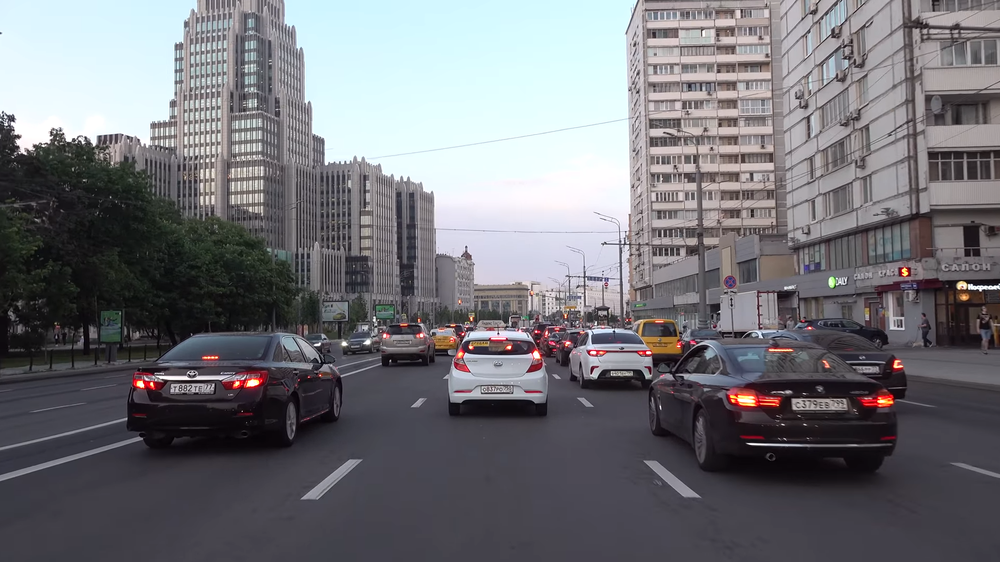
#> input picture testing_data/car_go_2.png, 1000 x 562 px, shrunk from 1920 x 1080 before the run
$ python Tail_detector.py   (older library calls are emulated)
#> lines starting #> are read from the running program, lines starting #| are printed output that depends on the picture; after the words box and inside, x2 and y2 are one past the last pixel; in counts of white or black regions, pixels touching at a corner belong together
from matplotlib import pyplot as plt
import numpy as np
import cv2


def PlotImageRow(list_of_images, titles=None, disable_ticks=False, size=10):
    count = len(list_of_images)
    plt.figure(figsize=(size, size))

    for idx in range(count):
        subplot = plt.subplot(1, count, idx + 1)
        if titles is not None:
            subplot.set_title(titles[idx])

        img = list_of_images[idx]

        cmap = 'gray' if (len(img.shape) == 2 or img.shape[2] == 1) else None
        subplot.imshow(img, cmap=cmap)

        if disable_ticks:
            plt.xticks([]), plt.yticks([])

    plt.show()

car_img = cv2.imread('./testing_data/car_go_2.png', cv2.IMREAD_COLOR)
#> car_img is the input picture: shape (562, 1000, 3); mean B, G, R 118.9, 113.9, 114.3
car_img_rgb = cv2.cvtColor(car_img, cv2.COLOR_BGR2RGB)
car_img = cv2.cvtColor(car_img, cv2.COLOR_BGR2YCrCb)
#> car_img: shape (562, 1000, 3); mean of channels 0, 1, 2 114.7, 127.7, 130.4

# [9 lines of commented-out code are left out]

plate_img = car_img.copy()

threshold_img = np.zeros((len(plate_img), len(plate_img[0]))).astype(np.uint8)
#> threshold_img: shape (562, 1000); every value is 0

for i in range(len(threshold_img)):
    for j in range(len(threshold_img[0])):
        #print(threshold_img[i][j])
        if plate_img[i][j][0] < 100 or plate_img[i][j][1] < 160:
            threshold_img[i][j] = 0
        else:
            threshold_img[i][j] = 255
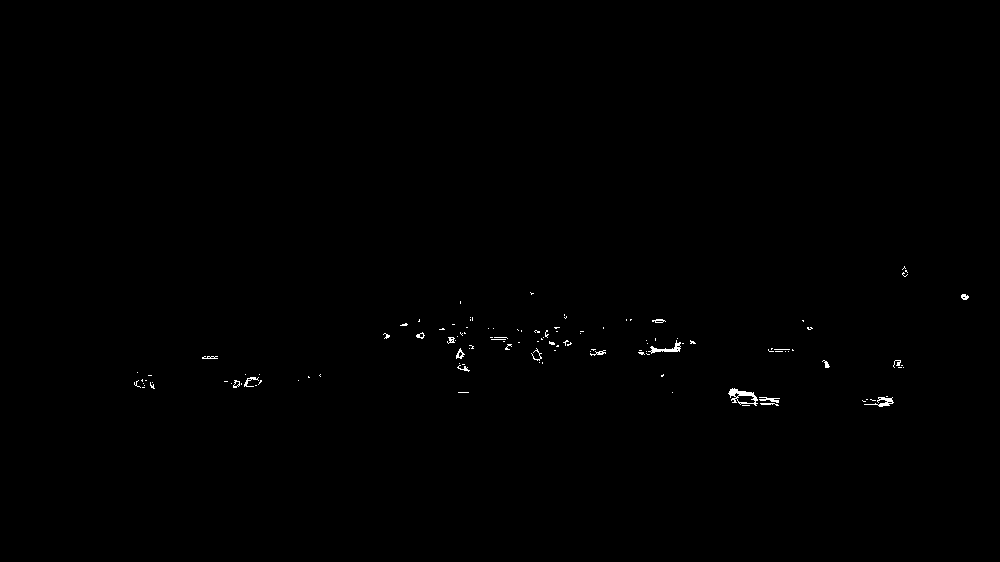
#> threshold_img: shape (562, 1000); 0.27% white in thin lines or dots, all inside (x1, y1, x2, y2) = (134, 266, 969, 407)


kernel = np.ones((3, 3), np.uint8)
erosion = cv2.erode(threshold_img, kernel, iterations=1)
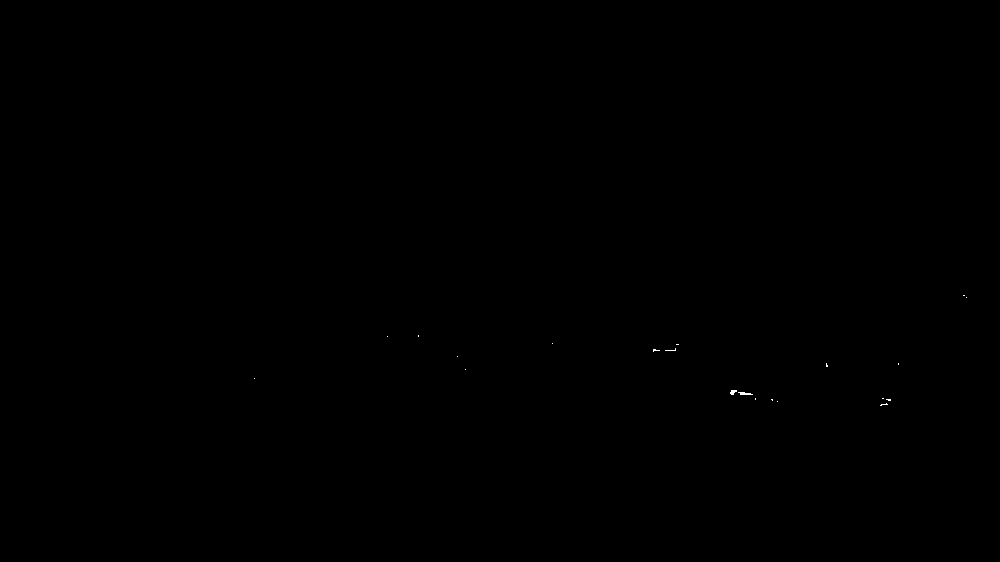
#> erosion: shape (562, 1000); 0.02% white in thin lines or dots, all inside (x1, y1, x2, y2) = (254, 295, 967, 406)

kernel = np.ones((8, 8), np.uint8)
dilation = cv2.dilate(erosion, kernel, iterations = 2)
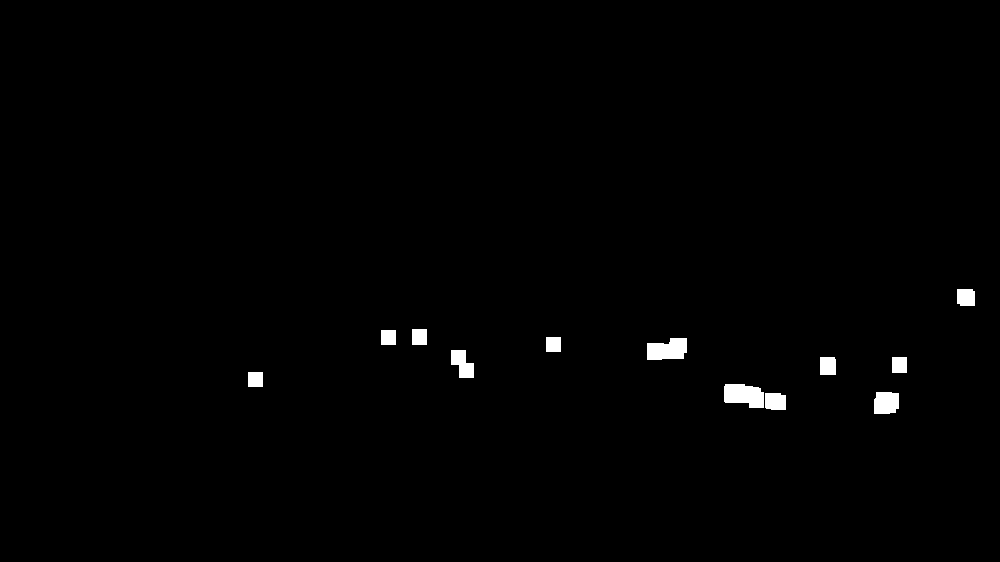
#> dilation: shape (562, 1000); 0.8% white; 12 white regions, largest, box (x1, y1, x2, y2) and area: (724, 384, 764, 408) 766, (647, 338, 687, 360) 718, (874, 392, 899, 414) 509

PlotImageRow([plate_img])
#> in PlotImageRow, `count = len(list_of_images)`: count = 1
# threshold_img, erosion, dilation
PlotImageRow([threshold_img])
PlotImageRow([erosion])
PlotImageRow([dilation])

print(dilation.shape)
#| (562, 1000)

connectivity = 4
n_labels, labels, stats, centroids = cv2.connectedComponentsWithStats(dilation, connectivity, cv2.CV_32S)
#> labels: shape (562, 1000) int32; 13 distinct labels, from 0 to 12
#> n_labels = 13; stats = 13 rows, first 6: [0, 0, 1000, 562, 557494], [957, 289, 18, 17, 296], [412, 329, 15, 16, 240], [381, 330, 15, 15, 225], [546, 337, 15, 15, 225], [647, 338, 40, 22, 718]; centroids = 13 rows, first 8: [498, 279.8], [965.5, 296.9], [419, 336.5], [388, 337], [553, 344], [667.1, 349.3], [462, 363.5], [827.4, 365.6]

bboxes = []

import sys
np.set_printoptions(threshold=sys.maxsize)

for (i, label) in enumerate(range(1, n_labels)):
    # print()
    # print(labels)
    #

    ymax, xmax = np.max(np.where(labels == label), 1)
    ymin, xmin = np.min(np.where(labels == label), 1)

    print(xmin, ymin, xmax, ymax)

    bboxes.append([[xmin, ymin], [xmax, ymin], [xmax, ymax], [xmin, ymax]])

    #cv2.rectangle(car_img_rgb, (xmin - 10 + plate_points[0][0], ymin - 10 + plate_points[0][1]), (xmax + 10 + plate_points[0][0], ymax + 10 + plate_points[0][1]), (255, 0, 0), 2)
    cv2.rectangle(car_img_rgb, (xmin - 10, ymin - 10), (xmax + 10, ymax + 10), (255, 0, 0), 2)
#> this loop made 12 passes
#> (ymax, xmax, ymin, xmin) on passes 1 to 12: (305, 974, 289, 957), (344, 426, 329, 412), (344, 395, 330, 381), (351, 560, 337, 546), (359, 686, 338, 647), (377, 473, 350, 451), (374, 835, 357, 820), (372, 906, 357, 892), (386, 262, 372, 248), (407, 763, 384, 724), (409, 785, 393, 765), (413, 898, 392, 874)
#| 957 289 974 305
#| 412 329 426 344
#| 381 330 395 344
#| 546 337 560 351
#| 647 338 686 359
#| 451 350 473 377
#| 820 357 835 374
#| 892 357 906 372
#> (further printed lines are left out)
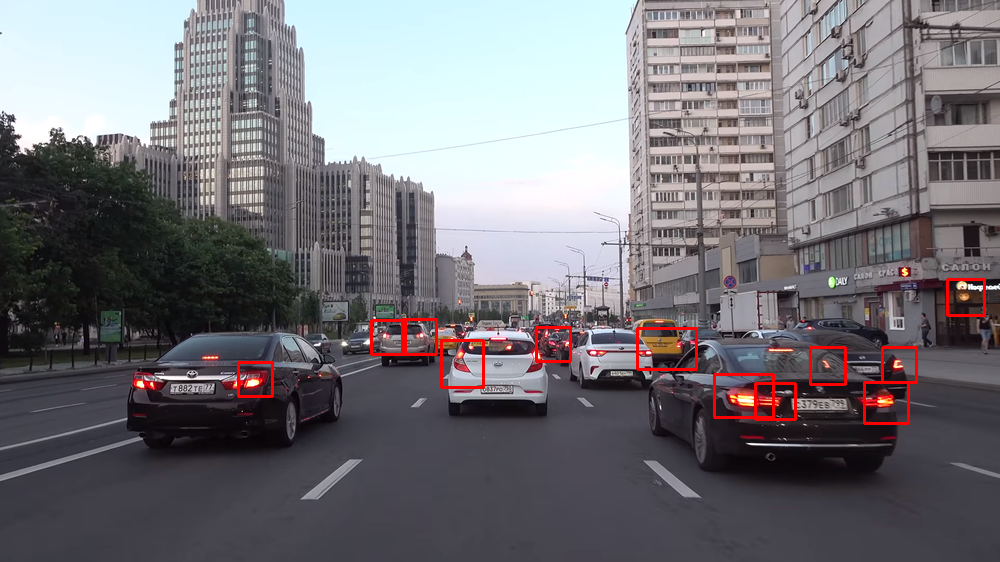
#> car_img_rgb: shape (562, 1000, 3); mean R, G, B 115.9, 113.3, 118.1
#> after the loop, bboxes = 12 items

    # centroid coordinates
    #cent_x, cent_y = int(centroids[label, 0]), int(centroids[label, 1])
    #cv2.circle(plate_img, (cent_x, cent_y), 3, (255, 0, 0), -1)
    #cv2.putText(plate_img, str(i), (cent_x, cent_y), cv2.FONT_HERSHEY_SIMPLEX, 0.5, (255, 255, 255), 1)

PlotImageRow([car_img_rgb])

$ run again, with testing_data/car_go_3.png copied over testing_data/car_go_2.png
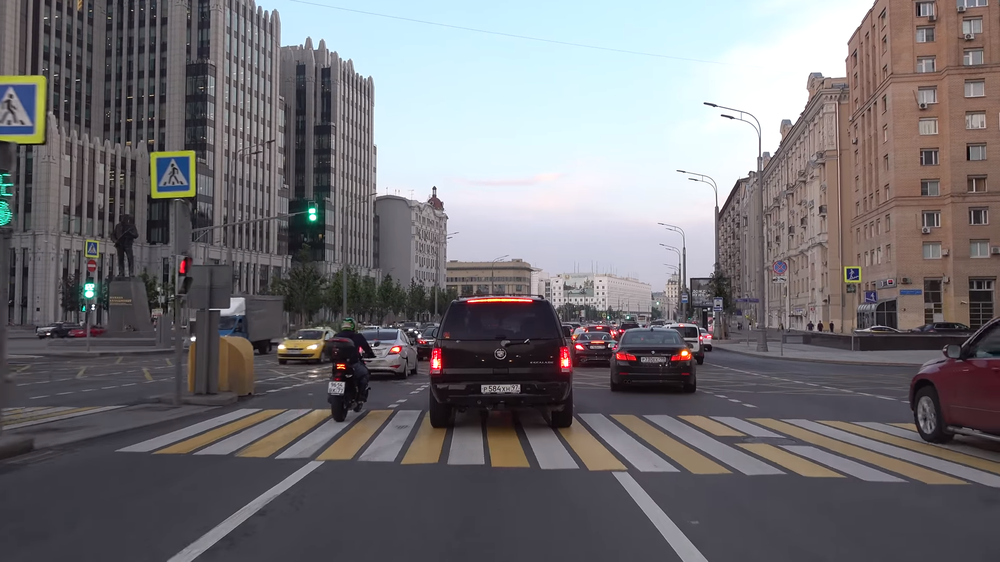
#> input picture testing_data/car_go_3.png, 1000 x 562 px, shrunk from 1920 x 1080 before the run
#> car_img is the input picture: shape (562, 1000, 3); mean B, G, R 116.5, 112.7, 115.3
#> car_img: shape (562, 1000, 3); mean of channels 0, 1, 2 114, 128.9, 129.4
#> after the loop `for i in range(len(threshold_img)):`:
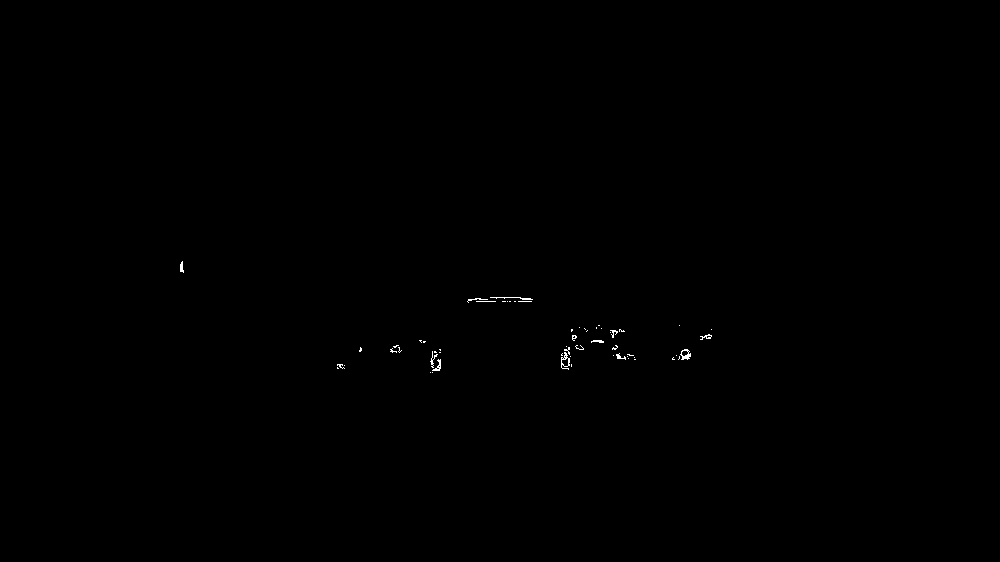
#> threshold_img: shape (562, 1000); 0.12% white in thin lines or dots, all inside (x1, y1, x2, y2) = (180, 261, 712, 373)
#> erosion: shape (562, 1000); 0% white in thin lines or dots, all inside (x1, y1, x2, y2) = (181, 265, 690, 358)
#> dilation: shape (562, 1000); 0.2% white; 4 white regions, box (x1, y1, x2, y2) and area: (677, 349, 698, 366) 345, (175, 259, 190, 279) 300, (612, 350, 628, 366) 255, (594, 335, 609, 350) 225
#> count = 1
#| (562, 1000)
#> labels: shape (562, 1000) int32; 5 distinct labels, from 0 to 4
#> n_labels = 5; stats = [[0, 0, 1000, 562, 560875], [175, 259, 15, 20, 300], [594, 335, 15, 15, 225], [677, 349, 21, 17, 345], [612, 350, 16, 16, 255]]; centroids = [[499.5, 280.4], [182, 268.5], [601, 342], [687.1, 357.1], [619.5, 357.5]]
#> the loop `for (i, label) in enumerate(range(1, n_labels)):` made 4 passes
#> (ymax, xmax, ymin, xmin) on passes 1 to 4: (278, 189, 259, 175), (349, 608, 335, 594), (365, 697, 349, 677), (365, 627, 350, 612)
#> (printed output is left out)
#> after the loop `for (i, label) in enumerate(range(1, n_labels)):`:
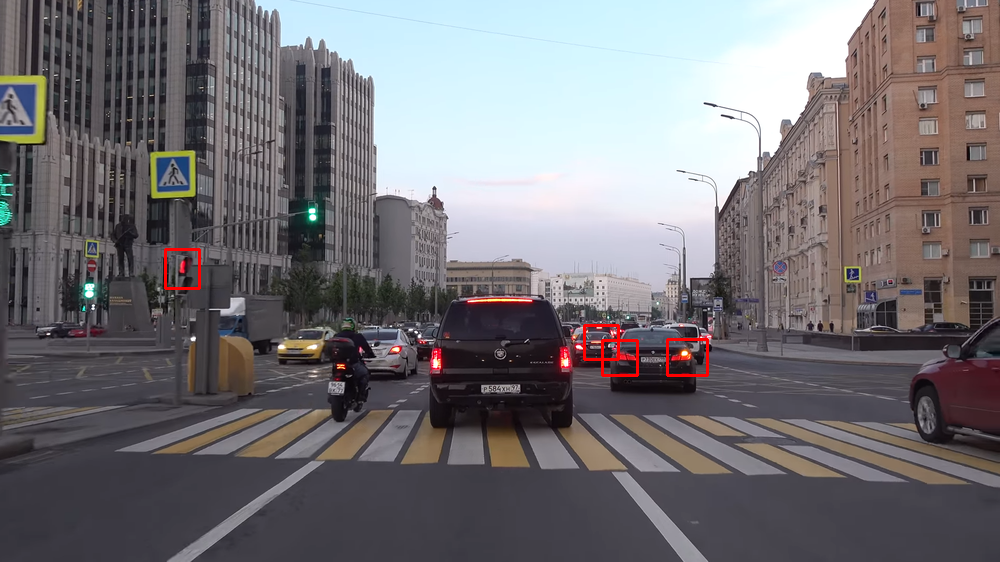
#> car_img_rgb: shape (562, 1000, 3); mean R, G, B 115.8, 112.5, 116.2
#> after the loop `for (i, label) in enumerate(range(1, n_labels)):`: bboxes = [[[175, 259], [189, 259], [189, 278], [175, 278]], [[594, 335], [608, 335], [608, 349], [594, 349]], [[677, 349], [697, 349], [697, 365], [677, 365]], [[612, 350], [627, 350], [627, 365], [612, 365]]]
